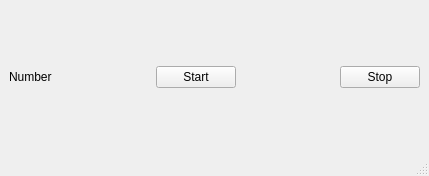
<?xml version="1.0" encoding="UTF-8"?>
<ui version="4.0">
 <class>window</class>
 <widget class="QMainWindow" name="window">
  <property name="geometry">
   <rect>
    <x>0</x>
    <y>0</y>
    <width>429</width>
    <height>176</height>
   </rect>
  </property>
  <property name="windowTitle">
   <string>window</string>
  </property>
  <widget class="QWidget" name="centralwidget">
   <layout class="QHBoxLayout" name="horizontalLayout">
    <item>
     <widget class="QLabel" name="label">
      <property name="text">
       <string>Number</string>
      </property>
     </widget>
    </item>
    <item>
     <spacer name="horizontalSpacer">
      <property name="orientation">
       <enum>Qt::Horizontal</enum>
      </property>
      <property name="sizeHint" stdset="0">
       <size>
        <width>40</width>
        <height>20</height>
       </size>
      </property>
     </spacer>
    </item>
    <item>
     <widget class="QPushButton" name="pushButton">
      <property name="text">
       <string>Start</string>
      </property>
     </widget>
    </item>
    <item>
     <spacer name="horizontalSpacer_2">
      <property name="orientation">
       <enum>Qt::Horizontal</enum>
      </property>
      <property name="sizeHint" stdset="0">
       <size>
        <width>40</width>
        <height>20</height>
       </size>
      </property>
     </spacer>
    </item>
    <item>
     <widget class="QPushButton" name="pushButton_2">
      <property name="text">
       <string>Stop</string>
      </property>
     </widget>
    </item>
   </layout>
  </widget>
  <widget class="QMenuBar" name="menubar">
   <property name="geometry">
    <rect>
     <x>0</x>
     <y>0</y>
     <width>429</width>
     <height>19</height>
    </rect>
   </property>
  </widget>
  <widget class="QStatusBar" name="statusbar"/>
 </widget>
 <resources/>
 <connections/>
</ui>
